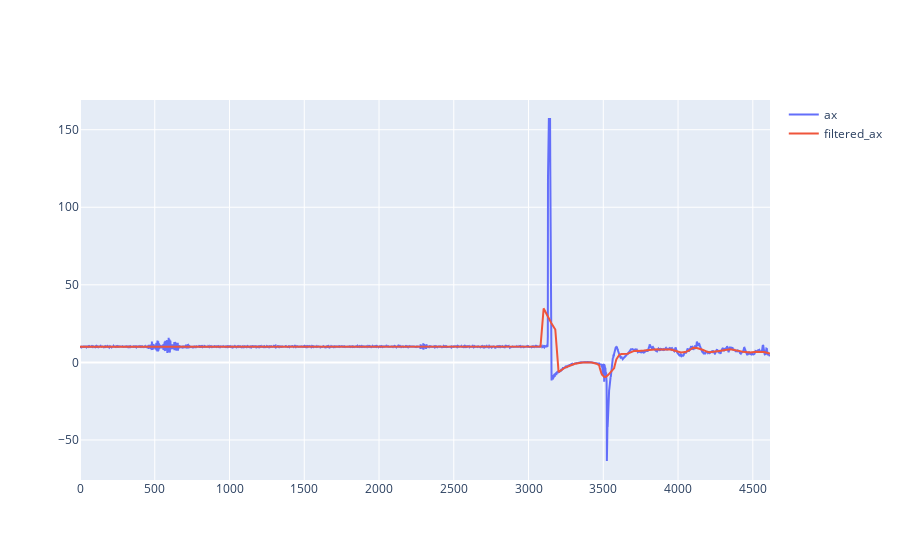

The cell this chart's notebook holds for it:
### Code cell
ax = [x.get("ax") for x in tick_data]
optimal_params = util.find_optimal_savgol_parameters(ax, 10000, 1000)
filtered_ax = util.denoise(ax, optimal_params[0], optimal_params[1])

fig = go.Figure()

fig.add_trace(go.Scatter(x=np.arange(len(ax)), y=ax,
					mode='lines',
					name='ax'))
fig.add_trace(go.Scatter(x=np.arange(len(filtered_ax)), y=filtered_ax,
					mode='lines',
					name='filtered_ax'))

fig.show()

### Figure 1 — Plotly figure (JSON) as saved in the notebook; plotly's stock layout.template omitted (floating-point values rounded to 4 significant figures; data arrays with more than 128 entries replaced by an {"elided": "..."} marker saying what was removed)
{"data": [{"mode": "lines", "name": "ax", "x": {"elided": "4616 int values"}, "y": {"elided": "4616 float values"}, "type": "scatter"}, {"mode": "lines", "name": "filtered_ax", "x": {"elided": "4616 int values"}, "y": {"elided": "4616 float values"}, "type": "scatter"}], "layout": {}}
